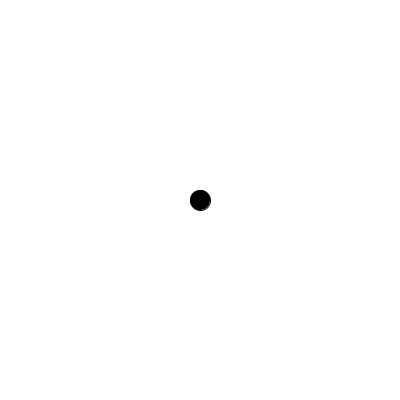
Frame 1 (no input)
Frame 60 (the mouse pressed at the canvas centre just before this capture): identical to frame 1, image omitted
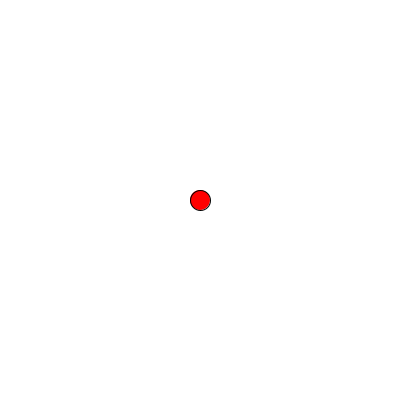
Frame 120 (the mouse held since frame 60 and released just before this capture)

The Processing sketch that drew these frames (run headless with seeded random() and noise(); from frame 60 on, the mouse is pressed at the canvas centre):

// Processing sketch: Functions_R_ckgabe
// ── Functions_R_ckgabe.pde
//Rückgabewert

void setup() {
  size(400, 400);

}

void draw() {
   background(255);
  float d = distance(mouseX, mouseY,200,200);
  fill(255-d,0,0);
  ellipse(200,200,20,20);
}


// berechnet die Entfernung von einem Punkt (x, y Parameter)
// zum Mittelpunkt der Anwendung
float distance(float x1, float y1,float x2, float y2) {
  float dx=x1-x2;
  float dy=y1-y2;
  float d=sqrt(dx*dx+dy*dy);
  
  return d;
}
